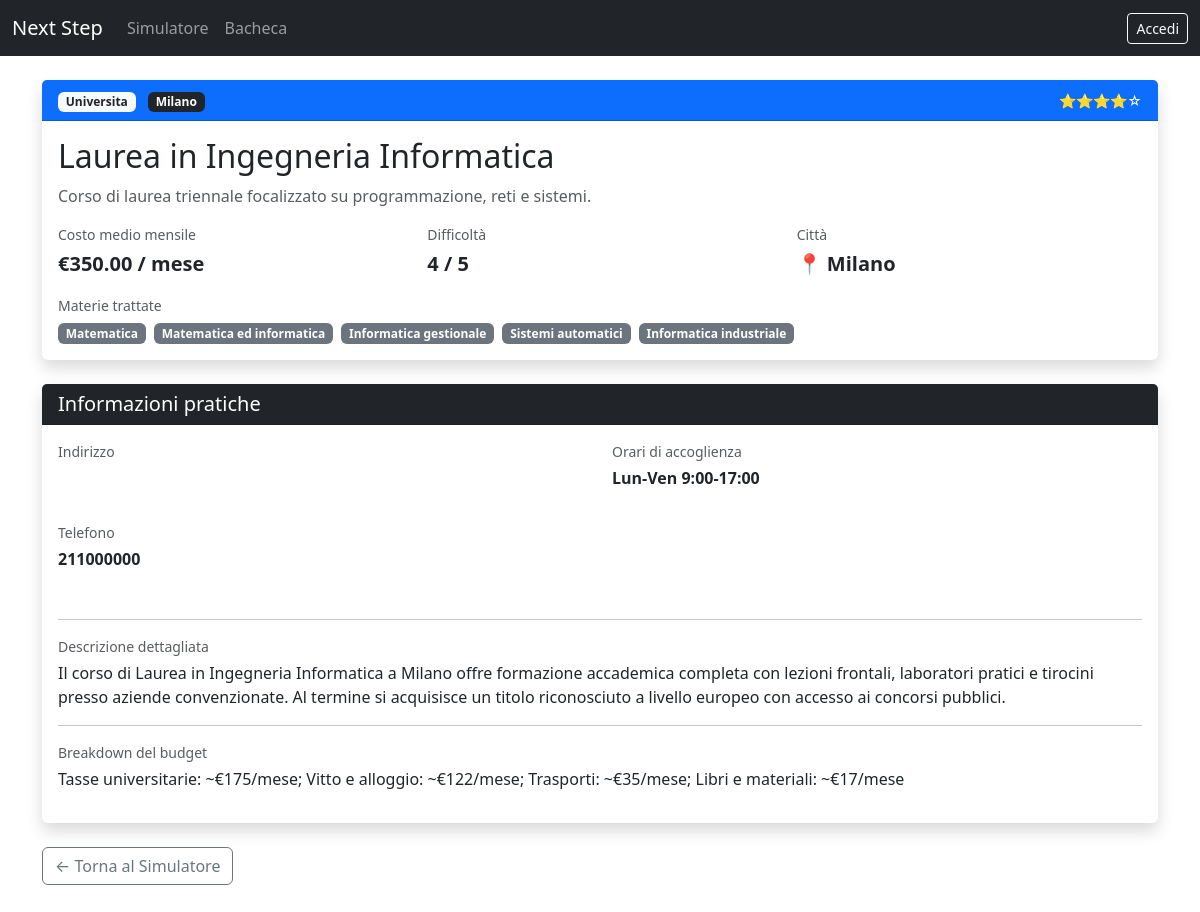
/userPages/dettagliPercorso.php?idPercorso=1, run on the app's committed database.
### tables this page shows
CREATE TABLE percorsi(
    idPercorso INT AUTO_INCREMENT NOT NULL,
    titolo VARCHAR(150),               
    descrizione TEXT,                 
    costoMedioMensile DECIMAL(10,2),   
    difficolta INT CHECK (difficolta BETWEEN 1 AND 5), 
    citta VARCHAR(100),
    idCategoria INT NOT NULL,
    PRIMARY KEY(idPercorso),
    FOREIGN KEY(idCategoria) REFERENCES categorie(idCategoria)
);

CREATE TABLE categorie(
    idCategoria INT AUTO_INCREMENT NOT NULL,
    nomeCategoria VARCHAR(50) NOT NULL, 
    PRIMARY KEY(idCategoria)
);

CREATE TABLE dettagliPercorsi(
    idDettaglio INT AUTO_INCREMENT NOT NULL,
    idPercorso INT NOT NULL,
    descrizione TEXT NOT NULL,
    indirizzo VARCHAR(100) not NULL,
    orariAccoglienza VARCHAR(100) NOT NULL,
    breakdownBudget TEXT NOT NULL,
    nrTelefono INT NOT NULL,
    PRIMARY KEY(idDettaglio),
    Foreign Key (idPercorso) REFERENCES percorsi(idPercorso) ON DELETE CASCADE
);

### userPages/dettagliPercorso.php (the view, shortened to what this page needs)
<?php
$idPercorso = (int) $_GET['idPercorso'];
$db = DBHandler::getPDO();
$stmt = $db->prepare("
    SELECT p.*, c.nomeCategoria
    FROM percorsi p
    JOIN categorie c ON p.idCategoria = c.idCategoria
    WHERE p.idPercorso = ?
");
$stmt->execute([$idPercorso]);
$percorso = $stmt->fetch(PDO::FETCH_ASSOC);
$stmtD = $db->prepare("SELECT * FROM dettagliPercorsi WHERE idPercorso = ?");
$stmtD->execute([$idPercorso]);
$dettagli = $stmtD->fetch(PDO::FETCH_ASSOC);
$stmtM = $db->prepare("
    SELECT m.nomeMateria
    FROM materie m
    JOIN percorsiMaterie pm ON m.idMateria = pm.idMateria
    WHERE pm.idPercorso = ?
");
$stmtM->execute([$idPercorso]);
$materie = $stmtM->fetchAll(PDO::FETCH_COLUMN);
$costoHtml = ($percorso['costoMedioMensile'] == 0)
    ? "<span class='text-success fw-bold fs-5'>Gratuito</span>"
    : "<span class='fw-bold fs-5'>€" . number_format($percorso['costoMedioMensile'], 2) . " / mese</span>";
$stelle = str_repeat('⭐', $percorso['difficolta']) . str_repeat('☆', 5 - $percorso['difficolta']);
?>
<div class="container mt-4 mb-5">
    <div class="card shadow border-0 mb-4">
        <div class="card-header bg-primary text-white d-flex justify-content-between align-items-center">
            <div>
                <span class="badge bg-light text-dark me-2"><?= htmlspecialchars($percorso['nomeCategoria']) ?></span>
                <span class="badge bg-dark"><?= htmlspecialchars($percorso['citta']) ?></span>
            </div>
            <small><?= $stelle ?></small>
        </div>
        <div class="card-body">
            <h2 class="card-title"><?= htmlspecialchars($percorso['titolo']) ?></h2>
            <p class="text-muted"><?= htmlspecialchars($percorso['descrizione']) ?></p>
            <div class="row mt-3">
                <div class="col-sm-4">
                    <p class="mb-1 text-muted small">Costo medio mensile</p>
                    <?= $costoHtml ?>
                </div>
                <div class="col-sm-4">
                    <p class="mb-1 text-muted small">Difficoltà</p>
                    <span class="fw-bold fs-5"><?= $percorso['difficolta'] ?> / 5</span>
                </div>
                <div class="col-sm-4">
                    <p class="mb-1 text-muted small">Città</p>
                    <span class="fw-bold fs-5">📍 <?= htmlspecialchars($percorso['citta']) ?></span>
                </div>
            </div>
            <?php if (!empty($materie)): ?>
                <div class="mt-3">
                    <p class="mb-1 text-muted small">Materie trattate</p>
                    <?php foreach ($materie as $m): ?>
                        <span class="badge bg-secondary me-1"><?= htmlspecialchars($m) ?></span>
                    <?php endforeach; ?>
                </div>
            <?php endif; ?>
        </div>
    </div>
    <?php if ($dettagli): ?>
    <div class="card shadow border-0 mb-4">
        <div class="card-header bg-dark text-white">
            <h5 class="mb-0">Informazioni pratiche</h5>
        </div>
        <div class="card-body">
            <div class="row">
                <div class="col-md-6 mb-3">
                    <p class="text-muted small mb-1">Indirizzo</p>
                </div>
                <div class="col-md-6 mb-3">
                    <p class="text-muted small mb-1">Orari di accoglienza</p>
                    <p class="fw-bold"><?= htmlspecialchars($dettagli['orariAccoglienza']) ?></p>
                </div>
                <div class="col-md-6 mb-3">
                    <p class="text-muted small mb-1">Telefono</p>
                    <p class="fw-bold"><?= htmlspecialchars($dettagli['nrTelefono']) ?></p>
                </div>
            </div>
            <?php if (!empty($dettagli['descrizione'])): ?>
                <hr>
                <p class="text-muted small mb-1">Descrizione dettagliata</p>
                <p><?= nl2br(htmlspecialchars($dettagli['descrizione'])) ?></p>
            <?php endif; ?>
            <?php if (!empty($dettagli['breakdownBudget'])): ?>
                <hr>
                <p class="text-muted small mb-1">Breakdown del budget</p>
                <p><?= nl2br(htmlspecialchars($dettagli['breakdownBudget'])) ?></p>
            <?php endif; ?>
        </div>
    </div>
    <?php else: ?>
    <div class="alert alert-info">
         I dettagli aggiuntivi per questo percorso non sono ancora stati inseriti.
    </div>
    <?php endif; ?>
    <div class="d-flex gap-2">
        <a href="home.php" class="btn btn-outline-secondary">← Torna al Simulatore</a>
    </div>
</div>
</body>
</html>

### data on the page
percorsi: idCategoria.nomeCategoria "Universita", citta "Milano", difficolta "⭐⭐⭐⭐☆", titolo "Laurea in Ingegneria Informatica", descrizione "Corso di laurea triennale focalizzato su programmazione, reti e sistemi.", costoMedioMensile "350.00", difficolta "4"
dettaglipercorsi: orariAccoglienza "Lun-Ven 9:00-17:00", nrTelefono "211000000", descrizione "Il corso di Laurea in Ingegneria Informatica a Milano offre formazione accademica completa con lezioni frontali, laboratori pratici e tirocini presso aziende convenzionate. Al termine si acquisisce un titolo riconosciuto a livello europeo con accesso ai concorsi pubblici.", breakdownBudget "Tasse universitarie: ~€175/mese; Vitto e alloggio: ~€122/mese; Trasporti: ~€35/mese; Libri e materiali: ~€17/mese"

### other printed values
$m "Matematica"
$m "Matematica ed informatica"
$m "Informatica gestionale"
$m "Sistemi automatici"
$m "Informatica industriale"
